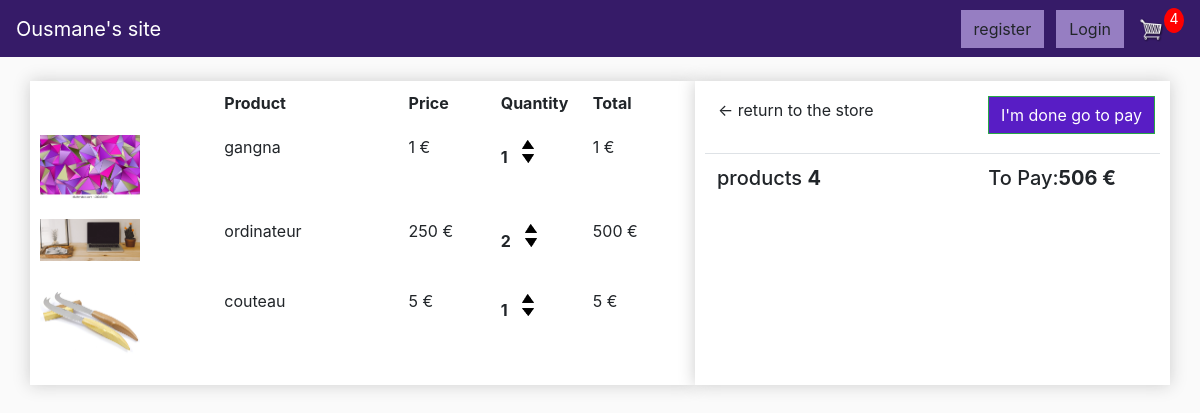
The app's page /cart/ (signed in) with its own data.
### ecom/models.py (models this page shows, shortened)
class OrderedItem(models.Model):
    product = models.ForeignKey(Product, on_delete=models.SET_NULL, blank=True, null=True)
    order = models.ForeignKey(Order, on_delete=models.SET_NULL, blank=True, null=True, related_name= 'orderitem')
    quantity = models.IntegerField(default=0, null=True, blank=True)
    date_added = models.DateTimeField(auto_now_add=True)
    @property
    def get_total(self):
        total = self.product.price * self.quantity
        return total

class Product(models.Model):
    category = models.ForeignKey(Category, on_delete=models.CASCADE)
    name = models.CharField(max_length=200)
    image = models.ImageField(null=True, blank=True)
    description = models.CharField(max_length=200)
    price = models.IntegerField()
    available = models.BooleanField(default=True)
    created = models.DateTimeField(auto_now_add=True)
    updated = models.DateTimeField(auto_now=True)
    @property
    def imageURL(self):
        try:
            url = self.image.url
        except:
            url = ' '
        return url

class Order(models.Model):
    customer = models.ForeignKey(Customer, on_delete=models.SET_NULL, blank=True, null=True)
    date_orderd = models.DateTimeField(auto_now_add=True)
    complete = models.BooleanField(default=False, null=True, blank=False)
    transaction_id = models.CharField(max_length=200, null=True)
    @property
    def get_cart_total(self):
        orderitems = self.orderitem.all()
        total = sum([item.get_total for item in orderitems])
        return total
    @property
    def total_cart_items(self):
        orderitems = self.orderitem.all()
        total = sum([item.quantity for item in orderitems])
        return total

### ecom/views.py (the view)
# urls.py: path("cart/", views.cart, name="cart"),
def cart(response):
    if response.user.is_authenticated:
        customer = response.user.customer
        order, created = Order.objects.get_or_create(customer=customer, complete=False)
        items = order.orderitem.all()
        cartItems = order.total_cart_items
    else:
        items = []
        order = {'total_cart_items': 0, 'get_cart_total': 0}
        cartItems = order['total_cart_items']
    context = {'items': items, 'order': order, 'cartItems': cartItems}
    return render(response, 'ecom/cart.html', context)

### ecom/templates/ecom/cart.html
{% extends 'ecom/main.html' %} {% load static %} {% block content %}
<div class="row">
    <div class="box-element col-lg-7">
      <div class="cart-row">
        <div style="flex: 2"></div>
        <div style="flex: 2"><strong>Product</strong></div>
        <div style="flex: 1"><strong>Price</strong></div>
        <div style="flex: 1"><strong>Quantity</strong></div>
        <div style="flex: 1"><strong>Total</strong></div>
      </div>
      {% for item in items %}
      <div class="cart-row">
        <div style="flex: 2">
          <img class="row-image" src="{{item.product.imageURL}}" />
        </div>
        <div style="flex: 2"><p>{{item.product.name}}</p></div>
        <div style="flex: 1"><p>{{item.product.price}} €</p></div>
        <div style="flex: 1">
          <p class="quantity">{{item.quantity}}</p>
          <div class="quantity">
            <img
              data-product="{{item.product.id}}"
              data-action="add"
              class="chg-quantity update-cart"
              src="{% static  'images/arrow-up.png' %}"
            />
            <img
              data-product="{{item.product.id}}"
              data-action="remove"
              class="chg-quantity update-cart"
              src="{% static  'images/arrow-down.png' %}"
            />
          </div>
        </div>
        <div style="flex: 1"><p>{{item.get_total}} €</p></div>
      </div>
      {% endfor %}
    </div>
    <div class="box-element  col-lg-5">
        <a class="btn btn-outline-withe" href="{% url 'store' %}"
          >&#x2190; return to the store</a
        >
        <a
          style="float: right; margin: 5px"
          class="btn btn-success"
          href="{% url 'checkout' %}"
          >I'm done go to pay</a
        >
        <br />
        <br />
        <table class="table">
          <tr>
            <th>
              <h5 >products <strong>{{ order.total_cart_items}} </strong></h5>
            </th> <th></th>
            <th>
              <h5 style="margin-left: 100px;">To Pay:<strong>{{ order.get_cart_total}} €</strong></h5>
            </th>
          </tr>
        </table>
      </div>
</div>
{% endblock content %}

### static/css/main.css (style rules this page uses)
body { background-color: hsl(0, 0%, 98%); }
.box-element { box-shadow:hsl(0, 0%, 80%) 0 0 16px; background-color: #fff; padding: 10px; }
.btn { border-radius: 0; }
.row-image { width: 100px; }
.cart-row { display: flex; align-items: flex-stretch; padding-bottom: 10px; margin-bottom: 10px; }
.quantity { display: inline-block; font-weight: 700; padding-right:10px; }
.chg-quantity { width: 12px; cursor: pointer; display: block; margin-top: 5px; transition:.1s; }
.btn-success { background-color: #581dc5; }

### records on screen
OrderedItem: product.imageURL (picture), product.name "gangna", product.price "1", quantity "1", get_total "1"
OrderedItem: product.imageURL (picture), product.name "ordinateur", product.price "250", quantity "2", get_total "500"
OrderedItem: product.imageURL (picture), product.name "couteau", product.price "5", quantity "1", get_total "5"
Order: total_cart_items "4", get_cart_total "506"

### other values on screen
{{ cartItems }} "4"
